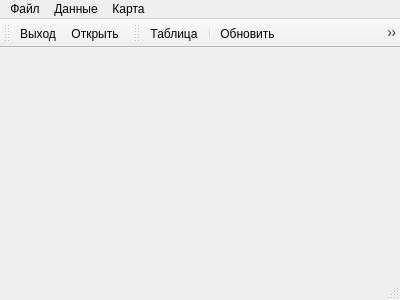
<?xml version="1.0" encoding="UTF-8"?>
<ui version="4.0">
 <class>ddmMainWindow</class>
 <widget class="QMainWindow" name="ddmMainWindow">
  <property name="geometry">
   <rect>
    <x>0</x>
    <y>0</y>
    <width>400</width>
    <height>300</height>
   </rect>
  </property>
  <property name="windowTitle">
   <string>Distance Decay Map</string>
  </property>
  <widget class="QWidget" name="centralWidget"/>
  <widget class="QMenuBar" name="menuBar">
   <property name="geometry">
    <rect>
     <x>0</x>
     <y>0</y>
     <width>400</width>
     <height>19</height>
    </rect>
   </property>
   <widget class="QMenu" name="menu">
    <property name="title">
     <string>Файл</string>
    </property>
    <addaction name="openAction"/>
    <addaction name="separator"/>
    <addaction name="quitAction"/>
   </widget>
   <widget class="QMenu" name="menuData">
    <property name="title">
     <string>Данные</string>
    </property>
    <addaction name="createTableViewAction"/>
   </widget>
   <widget class="QMenu" name="menuMap">
    <property name="title">
     <string>Карта</string>
    </property>
    <addaction name="reloadAction"/>
    <addaction name="increaseZoomAction"/>
    <addaction name="decreaseZoomAction"/>
   </widget>
   <addaction name="menu"/>
   <addaction name="menuData"/>
   <addaction name="menuMap"/>
  </widget>
  <widget class="QToolBar" name="mainToolBar">
   <attribute name="toolBarArea">
    <enum>TopToolBarArea</enum>
   </attribute>
   <attribute name="toolBarBreak">
    <bool>false</bool>
   </attribute>
   <addaction name="quitAction"/>
   <addaction name="openAction"/>
  </widget>
  <widget class="QToolBar" name="toolBar">
   <property name="windowTitle">
    <string>toolBar</string>
   </property>
   <attribute name="toolBarArea">
    <enum>TopToolBarArea</enum>
   </attribute>
   <attribute name="toolBarBreak">
    <bool>false</bool>
   </attribute>
   <addaction name="createTableViewAction"/>
   <addaction name="separator"/>
   <addaction name="reloadAction"/>
   <addaction name="increaseZoomAction"/>
   <addaction name="decreaseZoomAction"/>
  </widget>
  <widget class="QStatusBar" name="statusBar"/>
  <action name="openAction">
   <property name="icon">
    <iconset resource="icons.qrc">
     <normaloff>:/icons/icons/icon_document_open.png</normaloff>:/icons/icons/icon_document_open.png</iconset>
   </property>
   <property name="text">
    <string>Открыть</string>
   </property>
  </action>
  <action name="quitAction">
   <property name="icon">
    <iconset resource="icons.qrc">
     <normaloff>:/icons/icons/icon_exit.png</normaloff>:/icons/icons/icon_exit.png</iconset>
   </property>
   <property name="text">
    <string>Выход</string>
   </property>
  </action>
  <action name="reloadAction">
   <property name="icon">
    <iconset resource="icons.qrc">
     <normaloff>:/icons/icons/icon_refresh.png</normaloff>:/icons/icons/icon_refresh.png</iconset>
   </property>
   <property name="text">
    <string>Обновить</string>
   </property>
  </action>
  <action name="increaseZoomAction">
   <property name="icon">
    <iconset resource="icons.qrc">
     <normaloff>:/icons/icons/icon_zoom_in.png</normaloff>:/icons/icons/icon_zoom_in.png</iconset>
   </property>
   <property name="text">
    <string>Увеличить масштаб</string>
   </property>
  </action>
  <action name="decreaseZoomAction">
   <property name="icon">
    <iconset resource="icons.qrc">
     <normaloff>:/icons/icons/icon_zoom_out.png</normaloff>:/icons/icons/icon_zoom_out.png</iconset>
   </property>
   <property name="text">
    <string>Уменьшить масшаб</string>
   </property>
  </action>
  <action name="createTableViewAction">
   <property name="icon">
    <iconset resource="icons.qrc">
     <normaloff>:/icons/icons/table.png</normaloff>:/icons/icons/table.png</iconset>
   </property>
   <property name="text">
    <string>Таблица</string>
   </property>
  </action>
 </widget>
 <layoutdefault spacing="6" margin="11"/>
 <resources>
  <include location="icons.qrc"/>
 </resources>
 <connections/>
</ui>
